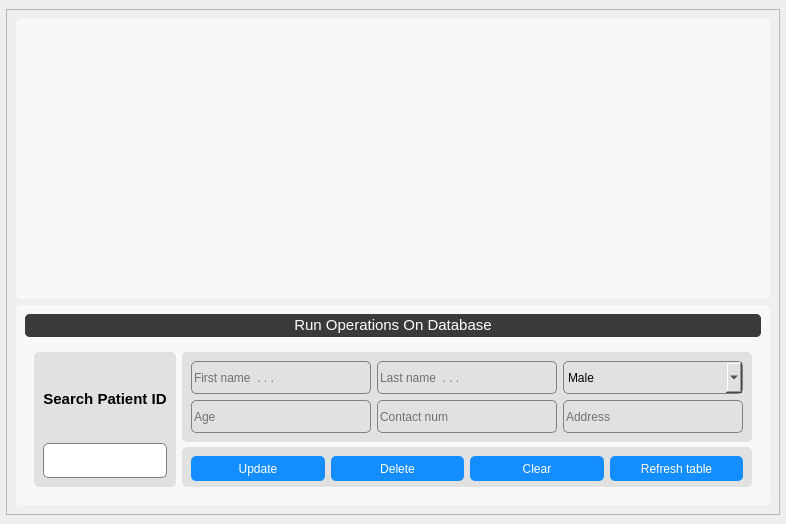
      <widget class="QWidget" name="tab_2">
       <attribute name="title">
        <string>Patient Records</string>
       </attribute>
       <layout class="QVBoxLayout" name="verticalLayout_9">
        <property name="spacing">
         <number>4</number>
        </property>
        <property name="leftMargin">
         <number>6</number>
        </property>
        <property name="topMargin">
         <number>9</number>
        </property>
        <property name="rightMargin">
         <number>6</number>
        </property>
        <property name="bottomMargin">
         <number>9</number>
        </property>
        <item>
         <widget class="QFrame" name="frame_14">
          <property name="frameShape">
           <enum>QFrame::StyledPanel</enum>
          </property>
          <property name="frameShadow">
           <enum>QFrame::Raised</enum>
          </property>
          <layout class="QVBoxLayout" name="verticalLayout_10">
           <item>
            <widget class="QFrame" name="frame_15">
             <property name="minimumSize">
              <size>
               <width>0</width>
               <height>280</height>
              </size>
             </property>
             <property name="styleSheet">
              <string notr="true">background-color: rgb(248, 248, 248);
border-radius:5px;</string>
             </property>
             <property name="frameShape">
              <enum>QFrame::StyledPanel</enum>
             </property>
             <property name="frameShadow">
              <enum>QFrame::Raised</enum>
             </property>
             <layout class="QVBoxLayout" name="verticalLayout_11">
              <item>
               <widget class="QTableWidget" name="tableWidget"/>
              </item>
             </layout>
            </widget>
           </item>
           <item>
            <widget class="QFrame" name="frame_16">
             <property name="minimumSize">
              <size>
               <width>0</width>
               <height>200</height>
              </size>
             </property>
             <property name="maximumSize">
              <size>
               <width>16777215</width>
               <height>200</height>
              </size>
             </property>
             <property name="styleSheet">
              <string notr="true">background-color: rgb(248, 248, 248);
border-radius:5px;</string>
             </property>
             <property name="frameShape">
              <enum>QFrame::StyledPanel</enum>
             </property>
             <property name="frameShadow">
              <enum>QFrame::Raised</enum>
             </property>
             <layout class="QVBoxLayout" name="verticalLayout_12">
              <item>
               <widget class="QFrame" name="frame_17">
                <property name="minimumSize">
                 <size>
                  <width>0</width>
                  <height>10</height>
                 </size>
                </property>
                <property name="maximumSize">
                 <size>
                  <width>16777215</width>
                  <height>30</height>
                 </size>
                </property>
                <property name="styleSheet">
                 <string notr="true">background-color: rgb(58, 58, 58);
border-radius:5px;</string>
                </property>
                <property name="frameShape">
                 <enum>QFrame::StyledPanel</enum>
                </property>
                <property name="frameShadow">
                 <enum>QFrame::Raised</enum>
                </property>
                <layout class="QVBoxLayout" name="verticalLayout_13">
                 <property name="spacing">
                  <number>0</number>
                 </property>
                 <property name="leftMargin">
                  <number>0</number>
                 </property>
                 <property name="topMargin">
                  <number>0</number>
                 </property>
                 <property name="rightMargin">
                  <number>0</number>
                 </property>
                 <property name="bottomMargin">
                  <number>0</number>
                 </property>
                 <item>
                  <widget class="QLabel" name="label_5">
                   <property name="styleSheet">
                    <string notr="true">color: rgb(255, 255, 255);</string>
                   </property>
                   <property name="text">
                    <string>&lt;html&gt;&lt;head/&gt;&lt;body&gt;&lt;p align=&quot;center&quot;&gt;&lt;span style=&quot; font-size:11pt;&quot;&gt;Run Operations On Database&lt;/span&gt;&lt;/p&gt;&lt;/body&gt;&lt;/html&gt;</string>
                   </property>
                  </widget>
                 </item>
                </layout>
               </widget>
              </item>
              <item>
               <widget class="QFrame" name="frame_18">
                <property name="frameShape">
                 <enum>QFrame::StyledPanel</enum>
                </property>
                <property name="frameShadow">
                 <enum>QFrame::Raised</enum>
                </property>
                <layout class="QHBoxLayout" name="horizontalLayout_6">
                 <item>
                  <widget class="QFrame" name="frame_19">
                   <property name="minimumSize">
                    <size>
                     <width>50</width>
                     <height>0</height>
                    </size>
                   </property>
                   <property name="maximumSize">
                    <size>
                     <width>150</width>
                     <height>16777215</height>
                    </size>
                   </property>
                   <property name="styleSheet">
                    <string notr="true">background-color: rgb(225, 225, 225);
border-radius:5px;</string>
                   </property>
                   <property name="frameShape">
                    <enum>QFrame::StyledPanel</enum>
                   </property>
                   <property name="frameShadow">
                    <enum>QFrame::Raised</enum>
                   </property>
                   <layout class="QVBoxLayout" name="verticalLayout_14">
                    <item>
                     <widget class="QLabel" name="label_6">
                      <property name="text">
                       <string>&lt;html&gt;&lt;head/&gt;&lt;body&gt;&lt;p align=&quot;center&quot;&gt;&lt;span style=&quot; font-size:11pt; font-weight:600;&quot;&gt;Search Patient ID&lt;/span&gt;&lt;/p&gt;&lt;/body&gt;&lt;/html&gt;</string>
                      </property>
                     </widget>
                    </item>
                    <item>
                     <widget class="QLineEdit" name="lineEdit_3">
                      <property name="minimumSize">
                       <size>
                        <width>0</width>
                        <height>35</height>
                       </size>
                      </property>
                      <property name="styleSheet">
                       <string notr="true">border:1px solid grey;
background-color: rgb(255, 255, 255);</string>
                      </property>
                     </widget>
                    </item>
                   </layout>
                  </widget>
                 </item>
                 <item>
                  <widget class="QFrame" name="frame_20">
                   <property name="styleSheet">
                    <string notr="true"/>
                   </property>
                   <property name="frameShape">
                    <enum>QFrame::StyledPanel</enum>
                   </property>
                   <property name="frameShadow">
                    <enum>QFrame::Raised</enum>
                   </property>
                   <layout class="QVBoxLayout" name="verticalLayout_15">
                    <property name="spacing">
                     <number>5</number>
                    </property>
                    <property name="leftMargin">
                     <number>0</number>
                    </property>
                    <property name="topMargin">
                     <number>0</number>
                    </property>
                    <property name="rightMargin">
                     <number>0</number>
                    </property>
                    <property name="bottomMargin">
                     <number>0</number>
                    </property>
                    <item>
                     <widget class="QFrame" name="frame_21">
                      <property name="styleSheet">
                       <string notr="true">background-color: rgb(225, 225, 225);
border-radius:5px;</string>
                      </property>
                      <property name="frameShape">
                       <enum>QFrame::StyledPanel</enum>
                      </property>
                      <property name="frameShadow">
                       <enum>QFrame::Raised</enum>
                      </property>
                      <layout class="QGridLayout" name="gridLayout_2">
                       <item row="0" column="0">
                        <widget class="QLineEdit" name="lineEdit_8">
                         <property name="minimumSize">
                          <size>
                           <width>180</width>
                           <height>33</height>
                          </size>
                         </property>
                         <property name="maximumSize">
                          <size>
                           <width>16777215</width>
                           <height>70</height>
                          </size>
                         </property>
                         <property name="styleSheet">
                          <string notr="true">border:1px solid grey;</string>
                         </property>
                         <property name="placeholderText">
                          <string>First name  . . . </string>
                         </property>
                        </widget>
                       </item>
                       <item row="0" column="1">
                        <widget class="QLineEdit" name="lineEdit_9">
                         <property name="minimumSize">
                          <size>
                           <width>180</width>
                           <height>33</height>
                          </size>
                         </property>
                         <property name="maximumSize">
                          <size>
                           <width>16777215</width>
                           <height>70</height>
                          </size>
                         </property>
                         <property name="styleSheet">
                          <string notr="true">border:1px solid grey;</string>
                         </property>
                         <property name="placeholderText">
                          <string>Last name  . . . </string>
                         </property>
                        </widget>
                       </item>
                       <item row="0" column="2">
                        <widget class="QComboBox" name="comboBox_2">
                         <property name="minimumSize">
                          <size>
                           <width>180</width>
                           <height>33</height>
                          </size>
                         </property>
                         <property name="maximumSize">
                          <size>
                           <width>16777215</width>
                           <height>70</height>
                          </size>
                         </property>
                         <property name="styleSheet">
                          <string notr="true">border:1px solid grey;</string>
                         </property>
                         <property name="currentText">
                          <string>Male</string>
                         </property>
                         <item>
                          <property name="text">
                           <string>Male</string>
                          </property>
                         </item>
                         <item>
                          <property name="text">
                           <string>Female</string>
                          </property>
                         </item>
                         <item>
                          <property name="text">
                           <string>Others</string>
                          </property>
                         </item>
                        </widget>
                       </item>
                       <item row="1" column="0">
                        <widget class="QLineEdit" name="lineEdit_10">
                         <property name="minimumSize">
                          <size>
                           <width>180</width>
                           <height>33</height>
                          </size>
                         </property>
                         <property name="maximumSize">
                          <size>
                           <width>16777215</width>
                           <height>70</height>
                          </size>
                         </property>
                         <property name="styleSheet">
                          <string notr="true">border:1px solid grey;</string>
                         </property>
                         <property name="placeholderText">
                          <string>Age</string>
                         </property>
                        </widget>
                       </item>
                       <item row="1" column="1">
                        <widget class="QLineEdit" name="lineEdit_11">
                         <property name="minimumSize">
                          <size>
                           <width>180</width>
                           <height>33</height>
                          </size>
                         </property>
                         <property name="maximumSize">
                          <size>
                           <width>16777215</width>
                           <height>70</height>
                          </size>
                         </property>
                         <property name="styleSheet">
                          <string notr="true">border:1px solid grey;</string>
                         </property>
                         <property name="placeholderText">
                          <string>Contact num</string>
                         </property>
                        </widget>
                       </item>
                       <item row="1" column="2">
                        <widget class="QLineEdit" name="lineEdit_12">
                         <property name="minimumSize">
                          <size>
                           <width>180</width>
                           <height>33</height>
                          </size>
                         </property>
                         <property name="maximumSize">
                          <size>
                           <width>16777215</width>
                           <height>70</height>
                          </size>
                         </property>
                         <property name="styleSheet">
                          <string notr="true">border:1px solid grey;</string>
                         </property>
                         <property name="placeholderText">
                          <string>Address</string>
                         </property>
                        </widget>
                       </item>
                      </layout>
                     </widget>
                    </item>
                    <item>
                     <widget class="QFrame" name="frame_22">
                      <property name="minimumSize">
                       <size>
                        <width>0</width>
                        <height>30</height>
                       </size>
                      </property>
                      <property name="maximumSize">
                       <size>
                        <width>16777215</width>
                        <height>40</height>
                       </size>
                      </property>
                      <property name="styleSheet">
                       <string notr="true">background-color: rgb(225, 225, 225);
border-radius:5px;</string>
                      </property>
                      <property name="frameShape">
                       <enum>QFrame::StyledPanel</enum>
                      </property>
                      <property name="frameShadow">
                       <enum>QFrame::Raised</enum>
                      </property>
                      <layout class="QHBoxLayout" name="horizontalLayout_7">
                       <item>
                        <widget class="QPushButton" name="pushButton_3">
                         <property name="minimumSize">
                          <size>
                           <width>0</width>
                           <height>25</height>
                          </size>
                         </property>
                         <property name="styleSheet">
                          <string notr="true">background-color: rgb(19, 141, 255);
color: rgb(255, 255, 255);</string>
                         </property>
                         <property name="text">
                          <string>Update</string>
                         </property>
                        </widget>
                       </item>
                       <item>
                        <widget class="QPushButton" name="pushButton_4">
                         <property name="minimumSize">
                          <size>
                           <width>0</width>
                           <height>25</height>
                          </size>
                         </property>
                         <property name="styleSheet">
                          <string notr="true">background-color: rgb(19, 141, 255);
color: rgb(255, 255, 255);</string>
                         </property>
                         <property name="text">
                          <string>Delete</string>
                         </property>
                        </widget>
                       </item>
                       <item>
                        <widget class="QPushButton" name="pushButton_5">
                         <property name="minimumSize">
                          <size>
                           <width>0</width>
                           <height>25</height>
                          </size>
                         </property>
                         <property name="styleSheet">
                          <string notr="true">background-color: rgb(19, 141, 255);
color: rgb(255, 255, 255);</string>
                         </property>
                         <property name="text">
                          <string>Clear</string>
                         </property>
                        </widget>
                       </item>
                       <item>
                        <widget class="QPushButton" name="pushButton_6">
                         <property name="minimumSize">
                          <size>
                           <width>0</width>
                           <height>25</height>
                          </size>
                         </property>
                         <property name="styleSheet">
                          <string notr="true">background-color: rgb(19, 141, 255);
color: rgb(255, 255, 255);</string>
                         </property>
                         <property name="text">
                          <string>Refresh table</string>
                         </property>
                        </widget>
                       </item>
                      </layout>
                     </widget>
                    </item>
                   </layout>
                  </widget>
                 </item>
                </layout>
               </widget>
              </item>
             </layout>
            </widget>
           </item>
          </layout>
         </widget>
        </item>
       </layout>
      </widget>
